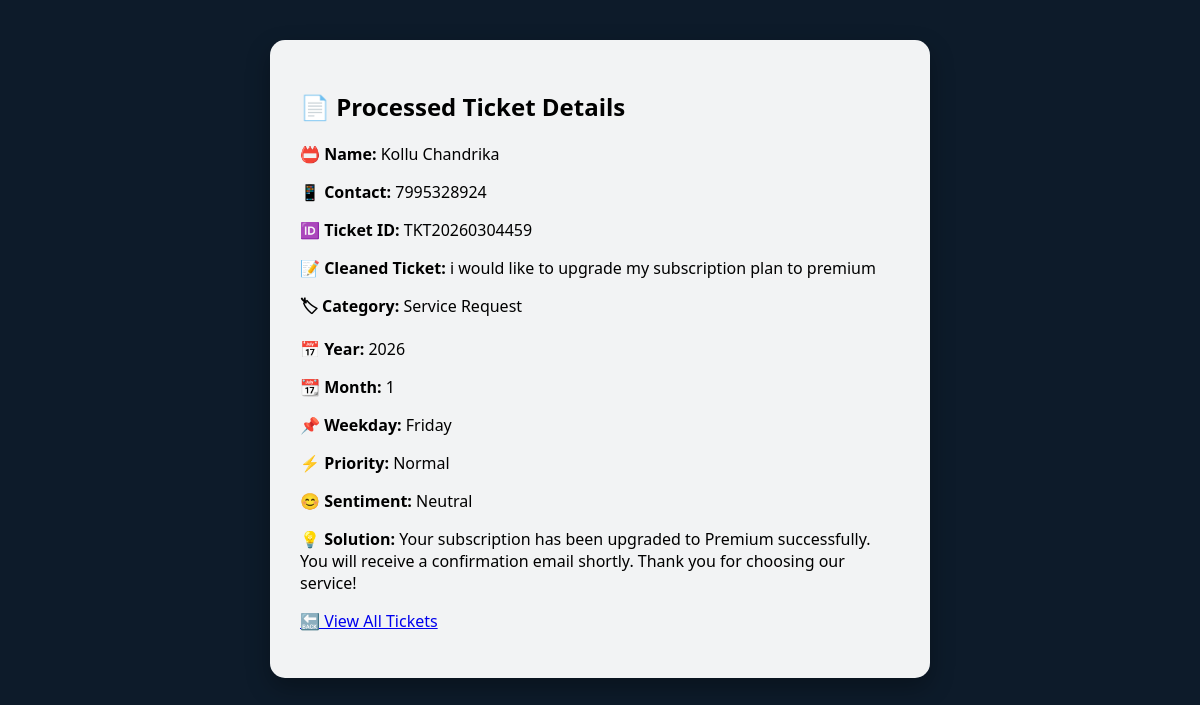
The page /ticket/TKT20260304459 on the database its author committed.
### tables this page shows
CREATE TABLE tickets
                 (ticket_id TEXT PRIMARY KEY, name TEXT, contact TEXT, 
                  ticket TEXT, category TEXT, date TEXT, priority TEXT, 
                  sentiment TEXT, solution TEXT);

### app.py (the view)
@app.route('/ticket/<ticket_id>')
def ticket_details(ticket_id):
    conn = sqlite3.connect('tickets.db')
    c = conn.cursor()
    c.execute("SELECT * FROM tickets WHERE ticket_id=?", (ticket_id,))
    ticket = c.fetchone()
    conn.close()
    if ticket:
        date_obj = datetime.datetime.strptime(ticket[5], "%Y-%m-%d")
        year = date_obj.year
        month = date_obj.month
        weekday = date_obj.strftime("%A")
        return render_template('ticket_details.html',
                               ticket=ticket,
                               year=year,
                               month=month,
                               weekday=weekday)
    else:
        return "Ticket not found!"

### templates/ticket_details.html (shortened to what this page needs)
<!DOCTYPE html>
<html>
<head>
    <link rel="stylesheet" href="{{ url_for('static', filename='style.css') }}">
</head>
<body>
<div class="bubbles">
</div>
<div class="container">
    <h2>📄 Processed Ticket Details</h2>
    <p><b>📛 Name:</b> {{ ticket[1] }}</p>
    <p><b>📱 Contact:</b> {{ ticket[2] }}</p>
    <p><b>🆔 Ticket ID:</b> {{ ticket[0] }}</p>
    <p><b>📝 Cleaned Ticket:</b> {{ ticket[3] }}</p>
    <p><b>🏷 Category:</b> {{ ticket[4] }}</p>
    <p><b>📅 Year:</b> {{ year }}</p>
    <p><b>📆 Month:</b> {{ month }}</p>
    <p><b>📌 Weekday:</b> {{ weekday }}</p>
    <p><b>⚡ Priority:</b> {{ ticket[6] }}</p>
    <p><b>😊 Sentiment:</b> {{ ticket[7] }}</p>
    <p><b>💡 Solution:</b> {{ ticket[8] if ticket[8] else "Not added yet" }}</p>
    <p><a href="/tickets">🔙 View All Tickets</a></p>
</div>
</body>
</html>

### static/style.css (style rules this page uses)
body { margin: 0; padding: 0; font-family: 'Segoe UI', sans-serif; background: #0d1b2a; overflow-x: hidden; color: #fff; }
.bubbles { position: fixed; top: 0; left: 0; width: 100%; height: 100%; overflow: hidden; z-index: 0; }
.container { width: 50%; margin: 40px auto; background: rgba(255,255,255,0.95); padding: 30px; border-radius: 15px; box-shadow: 0 10px 25px rgba(0,0,0,0.3); color: #000; position: relative; z-index: 1; }

### rows shown on the page
tickets: name "Kollu Chandrika", contact "7995328924", ticket_id "TKT20260304459", ticket "i would like to upgrade my subscription plan to premium", category "Service Request", priority "Normal", sentiment "Neutral", solution "Your subscription has been upgraded to Premium successfully. You will receive a confirmation email shortly. Thank you for choosing our service!"

### other values the page prints
{{ year }} "2026"
{{ month }} "1"
{{ weekday }} "Friday"
